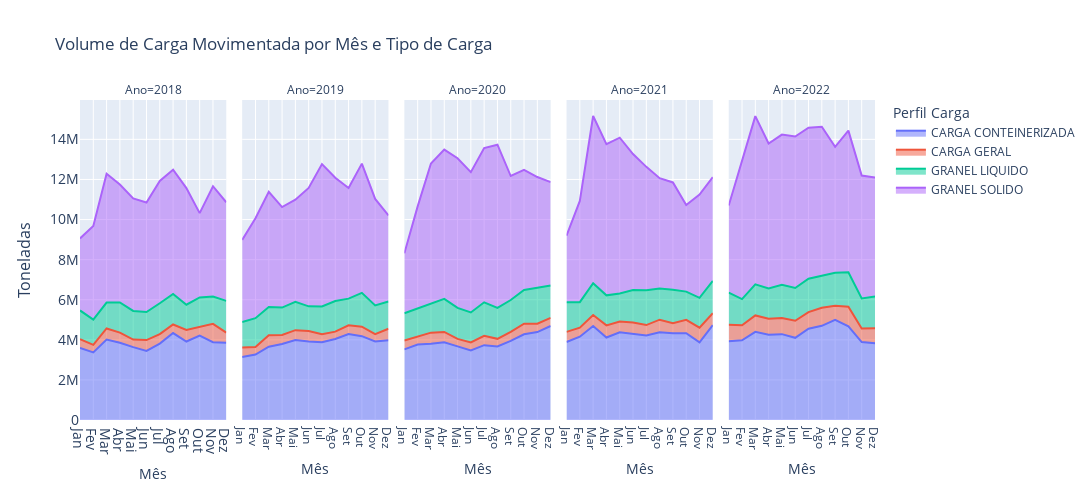

The notebook cell saved with this chart:
### Markdown cell above
### Análise de Sazonalidade
**Hipótese 2:** Os volumes variam conforme os meses e pode ter mudado ao longo do tempo.
- Visualização: Gráfico de área por mês comparando os últimos anos, incluindo o período impactado pela pandemia.

### Code cell
# Filtrando os dados dos últimos anos e agrupando por ano, mês e perfil de carga
grpMov = movimentacaoGeo.query('(Ano>=2018 & Ano<=2022)').groupby(['Ano', 'Mes', 'PerfilCarga']).agg(
    Toneladas=('Toneladas','sum'), 
    TEUs=('TEUs','sum'), Unidades=('Unidades','sum')
    ).reset_index()

# Plotando o gráfico de áreas usando Plotly Express
fig = px.area(grpMov, x='Mes', y='Toneladas', color='PerfilCarga', facet_col='Ano',
              labels={'Mes': 'Mês', 'Toneladas': 'Toneladas', 'PerfilCarga': 'Perfil Carga'},
              title='Volume de Carga Movimentada por Mês e Tipo de Carga')

fig.update_layout(
    xaxis_tickfont_size=14,
    yaxis=dict(title='Toneladas', titlefont_size=16, tickfont_size=14),
    width=1200,
    height=500)

# Atualizando os rótulos do eixo x com os nomes dos meses
fig.update_xaxes(tickvals=np.arange(1, 13), ticktext=['Jan', 'Fev', 'Mar', 'Abr', 'Mai', 'Jun',
                                                      'Jul', 'Ago', 'Set', 'Out', 'Nov', 'Dez'])

fig.show()

### Figure 1 — Plotly figure (JSON) as saved in the notebook; plotly's stock layout.template omitted (floating-point values rounded to 4 significant figures)
{"data": [{"fillpattern": {"shape": ""}, "hovertemplate": "Perfil Carga=CARGA CONTEINERIZADA<br>Ano=2018<br>Mês=%{x}<br>Toneladas=%{y}<extra></extra>", "legendgroup": "CARGA CONTEINERIZADA", "line": {"color": "#636efa"}, "marker": {"symbol": "circle"}, "mode": "lines", "name": "CARGA CONTEINERIZADA", "orientation": "v", "showlegend": true, "stackgroup": "1", "type": "scatter", "x": [1, 2, 3, 4, 5, 6, 7, 8, 9, 10, 11, 12], "xaxis": "x", "y": [3601000.0, 3371000.0, 4014000.0, 3850000.0, 3636000.0, 3448000.0, 3812000.0, 4336000.0, 3916000.0, 4209000.0, 3881000.0, 3857000.0], "yaxis": "y"}, {"fillpattern": {"shape": ""}, "hovertemplate": "Perfil Carga=CARGA CONTEINERIZADA<br>Ano=2019<br>Mês=%{x}<br>Toneladas=%{y}<extra></extra>", "legendgroup": "CARGA CONTEINERIZADA", "line": {"color": "#636efa"}, "marker": {"symbol": "circle"}, "mode": "lines", "name": "CARGA CONTEINERIZADA", "orientation": "v", "showlegend": false, "stackgroup": "1", "type": "scatter", "x": [1, 2, 3, 4, 5, 6, 7, 8, 9, 10, 11, 12], "xaxis": "x2", "y": [3146000.0, 3264000.0, 3658000.0, 3788000.0, 3992000.0, 3917000.0, 3880000.0, 4043000.0, 4294000.0, 4183000.0, 3917000.0, 3976000.0], "yaxis": "y2"}, {"fillpattern": {"shape": ""}, "hovertemplate": "Perfil Carga=CARGA CONTEINERIZADA<br>Ano=2020<br>Mês=%{x}<br>Toneladas=%{y}<extra></extra>", "legendgroup": "CARGA CONTEINERIZADA", "line": {"color": "#636efa"}, "marker": {"symbol": "circle"}, "mode": "lines", "name": "CARGA CONTEINERIZADA", "orientation": "v", "showlegend": false, "stackgroup": "1", "type": "scatter", "x": [1, 2, 3, 4, 5, 6, 7, 8, 9, 10, 11, 12], "xaxis": "x3", "y": [3526000.0, 3762000.0, 3803000.0, 3878000.0, 3673000.0, 3471000.0, 3732000.0, 3668000.0, 3944000.0, 4274000.0, 4384000.0, 4692000.0], "yaxis": "y3"}, {"fillpattern": {"shape": ""}, "hovertemplate": "Perfil Carga=CARGA CONTEINERIZADA<br>Ano=2021<br>Mês=%{x}<br>Toneladas=%{y}<extra></extra>", "legendgroup": "CARGA CONTEINERIZADA", "line": {"color": "#636efa"}, "marker": {"symbol": "circle"}, "mode": "lines", "name": "CARGA CONTEINERIZADA", "orientation": "v", "showlegend": false, "stackgroup": "1", "type": "scatter", "x": [1, 2, 3, 4, 5, 6, 7, 8, 9, 10, 11, 12], "xaxis": "x4", "y": [3889000.0, 4156000.0, 4691000.0, 4117000.0, 4371000.0, 4277000.0, 4217000.0, 4380000.0, 4324000.0, 4331000.0, 3874000.0, 4738000.0], "yaxis": "y4"}, {"fillpattern": {"shape": ""}, "hovertemplate": "Perfil Carga=CARGA CONTEINERIZADA<br>Ano=2022<br>Mês=%{x}<br>Toneladas=%{y}<extra></extra>", "legendgroup": "CARGA CONTEINERIZADA", "line": {"color": "#636efa"}, "marker": {"symbol": "circle"}, "mode": "lines", "name": "CARGA CONTEINERIZADA", "orientation": "v", "showlegend": false, "stackgroup": "1", "type": "scatter", "x": [1, 2, 3, 4, 5, 6, 7, 8, 9, 10, 11, 12], "xaxis": "x5", "y": [3925000.0, 3979000.0, 4396000.0, 4258000.0, 4284000.0, 4100000.0, 4550000.0, 4698000.0, 4996000.0, 4672000.0, 3889000.0, 3835000.0], "yaxis": "y5"}, {"fillpattern": {"shape": ""}, "hovertemplate": "Perfil Carga=CARGA GERAL<br>Ano=2018<br>Mês=%{x}<br>Toneladas=%{y}<extra></extra>", "legendgroup": "CARGA GERAL", "line": {"color": "#EF553B"}, "marker": {"symbol": "circle"}, "mode": "lines", "name": "CARGA GERAL", "orientation": "v", "showlegend": true, "stackgroup": "1", "type": "scatter", "x": [1, 2, 3, 4, 5, 6, 7, 8, 9, 10, 11, 12], "xaxis": "x", "y": [431100.0, 379500.0, 552000.0, 507400.0, 378200.0, 538800.0, 471600.0, 429500.0, 580300.0, 455500.0, 916000.0, 502800.0], "yaxis": "y"}, {"fillpattern": {"shape": ""}, "hovertemplate": "Perfil Carga=CARGA GERAL<br>Ano=2019<br>Mês=%{x}<br>Toneladas=%{y}<extra></extra>", "legendgroup": "CARGA GERAL", "line": {"color": "#EF553B"}, "marker": {"symbol": "circle"}, "mode": "lines", "name": "CARGA GERAL", "orientation": "v", "showlegend": false, "stackgroup": "1", "type": "scatter", "x": [1, 2, 3, 4, 5, 6, 7, 8, 9, 10, 11, 12], "xaxis": "x2", "y": [469100.0, 377900.0, 575000.0, 456200.0, 490800.0, 526300.0, 404600.0, 364500.0, 428200.0, 468500.0, 367000.0, 573900.0], "yaxis": "y2"}, {"fillpattern": {"shape": ""}, "hovertemplate": "Perfil Carga=CARGA GERAL<br>Ano=2020<br>Mês=%{x}<br>Toneladas=%{y}<extra></extra>", "legendgroup": "CARGA GERAL", "line": {"color": "#EF553B"}, "marker": {"symbol": "circle"}, "mode": "lines", "name": "CARGA GERAL", "orientation": "v", "showlegend": false, "stackgroup": "1", "type": "scatter", "x": [1, 2, 3, 4, 5, 6, 7, 8, 9, 10, 11, 12], "xaxis": "x3", "y": [440300.0, 413200.0, 554900.0, 515500.0, 373700.0, 402400.0, 464500.0, 380800.0, 457800.0, 532400.0, 419000.0, 403300.0], "yaxis": "y3"}, {"fillpattern": {"shape": ""}, "hovertemplate": "Perfil Carga=CARGA GERAL<br>Ano=2021<br>Mês=%{x}<br>Toneladas=%{y}<extra></extra>", "legendgroup": "CARGA GERAL", "line": {"color": "#EF553B"}, "marker": {"symbol": "circle"}, "mode": "lines", "name": "CARGA GERAL", "orientation": "v", "showlegend": false, "stackgroup": "1", "type": "scatter", "x": [1, 2, 3, 4, 5, 6, 7, 8, 9, 10, 11, 12], "xaxis": "x4", "y": [505200.0, 450700.0, 547000.0, 602000.0, 541700.0, 585700.0, 519400.0, 623900.0, 507000.0, 664200.0, 735100.0, 594200.0], "yaxis": "y4"}, {"fillpattern": {"shape": ""}, "hovertemplate": "Perfil Carga=CARGA GERAL<br>Ano=2022<br>Mês=%{x}<br>Toneladas=%{y}<extra></extra>", "legendgroup": "CARGA GERAL", "line": {"color": "#EF553B"}, "marker": {"symbol": "circle"}, "mode": "lines", "name": "CARGA GERAL", "orientation": "v", "showlegend": false, "stackgroup": "1", "type": "scatter", "x": [1, 2, 3, 4, 5, 6, 7, 8, 9, 10, 11, 12], "xaxis": "x5", "y": [823400.0, 747500.0, 820600.0, 794100.0, 808500.0, 849800.0, 834400.0, 903100.0, 699800.0, 982300.0, 681000.0, 743900.0], "yaxis": "y5"}, {"fillpattern": {"shape": ""}, "hovertemplate": "Perfil Carga=GRANEL LIQUIDO<br>Ano=2018<br>Mês=%{x}<br>Toneladas=%{y}<extra></extra>", "legendgroup": "GRANEL LIQUIDO", "line": {"color": "#00cc96"}, "marker": {"symbol": "circle"}, "mode": "lines", "name": "GRANEL LIQUIDO", "orientation": "v", "showlegend": true, "stackgroup": "1", "type": "scatter", "x": [1, 2, 3, 4, 5, 6, 7, 8, 9, 10, 11, 12], "xaxis": "x", "y": [1434000.0, 1261000.0, 1292000.0, 1504000.0, 1427000.0, 1402000.0, 1540000.0, 1520000.0, 1256000.0, 1449000.0, 1361000.0, 1583000.0], "yaxis": "y"}, {"fillpattern": {"shape": ""}, "hovertemplate": "Perfil Carga=GRANEL LIQUIDO<br>Ano=2019<br>Mês=%{x}<br>Toneladas=%{y}<extra></extra>", "legendgroup": "GRANEL LIQUIDO", "line": {"color": "#00cc96"}, "marker": {"symbol": "circle"}, "mode": "lines", "name": "GRANEL LIQUIDO", "orientation": "v", "showlegend": false, "stackgroup": "1", "type": "scatter", "x": [1, 2, 3, 4, 5, 6, 7, 8, 9, 10, 11, 12], "xaxis": "x2", "y": [1275000.0, 1436000.0, 1403000.0, 1365000.0, 1410000.0, 1226000.0, 1381000.0, 1526000.0, 1334000.0, 1691000.0, 1435000.0, 1358000.0], "yaxis": "y2"}, {"fillpattern": {"shape": ""}, "hovertemplate": "Perfil Carga=GRANEL LIQUIDO<br>Ano=2020<br>Mês=%{x}<br>Toneladas=%{y}<extra></extra>", "legendgroup": "GRANEL LIQUIDO", "line": {"color": "#00cc96"}, "marker": {"symbol": "circle"}, "mode": "lines", "name": "GRANEL LIQUIDO", "orientation": "v", "showlegend": false, "stackgroup": "1", "type": "scatter", "x": [1, 2, 3, 4, 5, 6, 7, 8, 9, 10, 11, 12], "xaxis": "x3", "y": [1358000.0, 1391000.0, 1419000.0, 1648000.0, 1544000.0, 1491000.0, 1676000.0, 1549000.0, 1582000.0, 1679000.0, 1794000.0, 1618000.0], "yaxis": "y3"}, {"fillpattern": {"shape": ""}, "hovertemplate": "Perfil Carga=GRANEL LIQUIDO<br>Ano=2021<br>Mês=%{x}<br>Toneladas=%{y}<extra></extra>", "legendgroup": "GRANEL LIQUIDO", "line": {"color": "#00cc96"}, "marker": {"symbol": "circle"}, "mode": "lines", "name": "GRANEL LIQUIDO", "orientation": "v", "showlegend": false, "stackgroup": "1", "type": "scatter", "x": [1, 2, 3, 4, 5, 6, 7, 8, 9, 10, 11, 12], "xaxis": "x4", "y": [1478000.0, 1271000.0, 1584000.0, 1499000.0, 1401000.0, 1616000.0, 1734000.0, 1552000.0, 1668000.0, 1410000.0, 1485000.0, 1604000.0], "yaxis": "y4"}, {"fillpattern": {"shape": ""}, "hovertemplate": "Perfil Carga=GRANEL LIQUIDO<br>Ano=2022<br>Mês=%{x}<br>Toneladas=%{y}<extra></extra>", "legendgroup": "GRANEL LIQUIDO", "line": {"color": "#00cc96"}, "marker": {"symbol": "circle"}, "mode": "lines", "name": "GRANEL LIQUIDO", "orientation": "v", "showlegend": false, "stackgroup": "1", "type": "scatter", "x": [1, 2, 3, 4, 5, 6, 7, 8, 9, 10, 11, 12], "xaxis": "x5", "y": [1607000.0, 1304000.0, 1549000.0, 1507000.0, 1653000.0, 1634000.0, 1665000.0, 1616000.0, 1649000.0, 1717000.0, 1496000.0, 1577000.0], "yaxis": "y5"}, {"fillpattern": {"shape": ""}, "hovertemplate": "Perfil Carga=GRANEL SOLIDO<br>Ano=2018<br>Mês=%{x}<br>Toneladas=%{y}<extra></extra>", "legendgroup": "GRANEL SOLIDO", "line": {"color": "#ab63fa"}, "marker": {"symbol": "circle"}, "mode": "lines", "name": "GRANEL SOLIDO", "orientation": "v", "showlegend": true, "stackgroup": "1", "type": "scatter", "x": [1, 2, 3, 4, 5, 6, 7, 8, 9, 10, 11, 12], "xaxis": "x", "y": [3592000.0, 4666000.0, 6425000.0, 5885000.0, 5611000.0, 5463000.0, 6105000.0, 6199000.0, 5815000.0, 4206000.0, 5505000.0, 4920000.0], "yaxis": "y"}, {"fillpattern": {"shape": ""}, "hovertemplate": "Perfil Carga=GRANEL SOLIDO<br>Ano=2019<br>Mês=%{x}<br>Toneladas=%{y}<extra></extra>", "legendgroup": "GRANEL SOLIDO", "line": {"color": "#ab63fa"}, "marker": {"symbol": "circle"}, "mode": "lines", "name": "GRANEL SOLIDO", "orientation": "v", "showlegend": false, "stackgroup": "1", "type": "scatter", "x": [1, 2, 3, 4, 5, 6, 7, 8, 9, 10, 11, 12], "xaxis": "x2", "y": [4093000.0, 4991000.0, 5748000.0, 5014000.0, 5101000.0, 5907000.0, 7103000.0, 6154000.0, 5514000.0, 6446000.0, 5310000.0, 4303000.0], "yaxis": "y2"}, {"fillpattern": {"shape": ""}, "hovertemplate": "Perfil Carga=GRANEL SOLIDO<br>Ano=2020<br>Mês=%{x}<br>Toneladas=%{y}<extra></extra>", "legendgroup": "GRANEL SOLIDO", "line": {"color": "#ab63fa"}, "marker": {"symbol": "circle"}, "mode": "lines", "name": "GRANEL SOLIDO", "orientation": "v", "showlegend": false, "stackgroup": "1", "type": "scatter", "x": [1, 2, 3, 4, 5, 6, 7, 8, 9, 10, 11, 12], "xaxis": "x3", "y": [2989000.0, 5090000.0, 7020000.0, 7448000.0, 7469000.0, 7000000.0, 7690000.0, 8136000.0, 6187000.0, 5994000.0, 5523000.0, 5150000.0], "yaxis": "y3"}, {"fillpattern": {"shape": ""}, "hovertemplate": "Perfil Carga=GRANEL SOLIDO<br>Ano=2021<br>Mês=%{x}<br>Toneladas=%{y}<extra></extra>", "legendgroup": "GRANEL SOLIDO", "line": {"color": "#ab63fa"}, "marker": {"symbol": "circle"}, "mode": "lines", "name": "GRANEL SOLIDO", "orientation": "v", "showlegend": false, "stackgroup": "1", "type": "scatter", "x": [1, 2, 3, 4, 5, 6, 7, 8, 9, 10, 11, 12], "xaxis": "x4", "y": [3320000.0, 5050000.0, 8343000.0, 7542000.0, 7771000.0, 6787000.0, 6157000.0, 5509000.0, 5353000.0, 4322000.0, 5147000.0, 5186000.0], "yaxis": "y4"}, {"fillpattern": {"shape": ""}, "hovertemplate": "Perfil Carga=GRANEL SOLIDO<br>Ano=2022<br>Mês=%{x}<br>Toneladas=%{y}<extra></extra>", "legendgroup": "GRANEL SOLIDO", "line": {"color": "#ab63fa"}, "marker": {"symbol": "circle"}, "mode": "lines", "name": "GRANEL SOLIDO", "orientation": "v", "showlegend": false, "stackgroup": "1", "type": "scatter", "x": [1, 2, 3, 4, 5, 6, 7, 8, 9, 10, 11, 12], "xaxis": "x5", "y": [4345000.0, 6869000.0, 8393000.0, 7234000.0, 7493000.0, 7561000.0, 7534000.0, 7410000.0, 6283000.0, 7064000.0, 6129000.0, 5940000.0], "yaxis": "y5"}], "layout": {"annotations": [{"font": {}, "showarrow": false, "text": "Ano=2018", "x": 0.092, "xanchor": "center", "xref": "paper", "y": 1, "yanchor": "bottom", "yref": "paper"}, {"font": {}, "showarrow": false, "text": "Ano=2019", "x": 0.296, "xanchor": "center", "xref": "paper", "y": 1, "yanchor": "bottom", "yref": "paper"}, {"font": {}, "showarrow": false, "text": "Ano=2020", "x": 0.5, "xanchor": "center", "xref": "paper", "y": 1, "yanchor": "bottom", "yref": "paper"}, {"font": {}, "showarrow": false, "text": "Ano=2021", "x": 0.704, "xanchor": "center", "xref": "paper", "y": 1, "yanchor": "bottom", "yref": "paper"}, {"font": {}, "showarrow": false, "text": "Ano=2022", "x": 0.908, "xanchor": "center", "xref": "paper", "y": 1, "yanchor": "bottom", "yref": "paper"}], "height": 500, "legend": {"title": {"text": "Perfil Carga"}, "tracegroupgap": 0}, "title": {"text": "Volume de Carga Movimentada por Mês e Tipo de Carga"}, "width": 1200, "xaxis": {"anchor": "y", "domain": [0, 0.184], "tickfont": {"size": 14}, "ticktext": ["Jan", "Fev", "Mar", "Abr", "Mai", "Jun", "Jul", "Ago", "Set", "Out", "Nov", "Dez"], "tickvals": [1, 2, 3, 4, 5, 6, 7, 8, 9, 10, 11, 12], "title": {"text": "Mês"}}, "xaxis2": {"anchor": "y2", "domain": [0.204, 0.388], "matches": "x", "ticktext": ["Jan", "Fev", "Mar", "Abr", "Mai", "Jun", "Jul", "Ago", "Set", "Out", "Nov", "Dez"], "tickvals": [1, 2, 3, 4, 5, 6, 7, 8, 9, 10, 11, 12], "title": {"text": "Mês"}}, "xaxis3": {"anchor": "y3", "domain": [0.408, 0.592], "matches": "x", "ticktext": ["Jan", "Fev", "Mar", "Abr", "Mai", "Jun", "Jul", "Ago", "Set", "Out", "Nov", "Dez"], "tickvals": [1, 2, 3, 4, 5, 6, 7, 8, 9, 10, 11, 12], "title": {"text": "Mês"}}, "xaxis4": {"anchor": "y4", "domain": [0.612, 0.796], "matches": "x", "ticktext": ["Jan", "Fev", "Mar", "Abr", "Mai", "Jun", "Jul", "Ago", "Set", "Out", "Nov", "Dez"], "tickvals": [1, 2, 3, 4, 5, 6, 7, 8, 9, 10, 11, 12], "title": {"text": "Mês"}}, "xaxis5": {"anchor": "y5", "domain": [0.816, 1], "matches": "x", "ticktext": ["Jan", "Fev", "Mar", "Abr", "Mai", "Jun", "Jul", "Ago", "Set", "Out", "Nov", "Dez"], "tickvals": [1, 2, 3, 4, 5, 6, 7, 8, 9, 10, 11, 12], "title": {"text": "Mês"}}, "yaxis": {"anchor": "x", "domain": [0, 1], "tickfont": {"size": 14}, "title": {"font": {"size": 16}, "text": "Toneladas"}}, "yaxis2": {"anchor": "x2", "domain": [0, 1], "matches": "y", "showticklabels": false}, "yaxis3": {"anchor": "x3", "domain": [0, 1], "matches": "y", "showticklabels": false}, "yaxis4": {"anchor": "x4", "domain": [0, 1], "matches": "y", "showticklabels": false}, "yaxis5": {"anchor": "x5", "domain": [0, 1], "matches": "y", "showticklabels": false}}}
